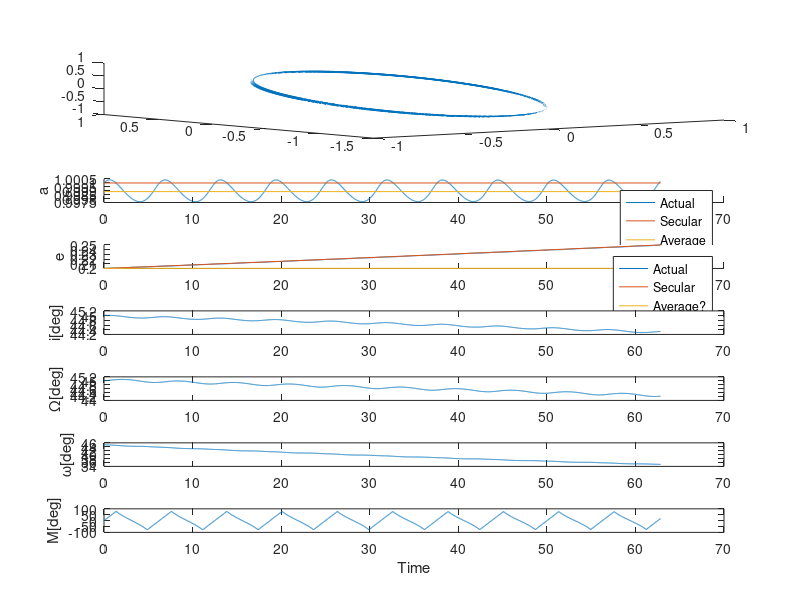

The MATLAB script that drew this image: (Note: this script raises an error after producing the figure.)
function SecularStudy

%% Simulation Parameters:
n = 10; % Simulate for Ten Periods
tspan = [0 n*2*pi];

%% ad = 0:
r0 = [.1172;.6828;.4]; v0 = [-1.0454;-.1794;.6124]; as = .001; ad = [0;0;as]; mu = 1;
x0 = [r0;v0];

[t1,x1] = ode45(@(t,x)EOM(t,x,ad,mu),tspan,x0,odeset('AbsTol',1e-12,'RelTol',1e-9));
a1 = CartesiantoOrbitalElements(x1',mu);

da = @(a,e,i,w,n,E,as) 2*sind(i)/n^2*(sqrt(1-e^2)*cosd(w)*sind(E)-sind(w)*(1-cosd(E)))*as;
de = @(a,e,i,w,n,E,as) sqrt(1-e^2)/(n^2*a)*sind(i)*(3/2*cosd(w)*E*pi/180-2*e*cosd(w)*sind(E)+1/4*cosd(w)*sind(2*E)+1/4*sind(w)*sqrt(1-e^2)*(cosd(2*E)-1))*as;
a(1) = a1(1,1);
e(1) = a1(2,1);
tae(1) = 0;
k = 1;
n = sqrt(a1(1,1)^3/mu);
for k = 1:t1(end)/(2*pi)
%     a(k+1) = a(k) + da(a1(1,1),a1(2,1),a1(3,1),a1(5,1),n,a1(6,k),as)*(t1(k+1)-t1(k));
%     e(k+1) = e(k) + de(a1(1,1),a1(2,1),a1(3,1),a1(5,1),n,a1(6,k),as)*(t1(k+1)-t1(k));
    [~,j] = min(abs(t1-n*2*pi*k));
    a(k+1) = a(k) + da(a1(1,j),a1(2,j),a1(3,j),a1(5,j),n,360,as)*n;
    e(k+1) = e(k) + de(a1(1,j),a1(2,j),a1(3,j),a1(5,j),n,360,as)*n;
    tae(k+1) = tae(k) + n*(2*pi);
    k = k + 1;
end

figure; 

subplot(8,1,[1 2]); axis equal;
plot3(x1(:,1),x1(:,2),x1(:,3));
subplot(8,1,3); hold on;
plot(t1,a1(1,:));
plot(tae,a);
plot([t1(1) t1(end)],a1(1,1)-sind(a1(3,1))*sind(a1(5,1))*(a1(2,1)+2)/n^2*as*ones(1,2));
legend('Actual','Secular','Average');
ylabel('a');
subplot(8,1,4); hold on;
plot(t1,a1(2,:));
plot(tae,e);
plot([t1(1) t1(end)],(a1(2,1)-sind(a1(3,1))*sind(a1(5,1))*(a1(2,1)^2-1)/(4*n^2*a1(1,1))*as)*ones(1,2));
legend('Actual','Secular','Average?');
ylabel('e');
subplot(8,1,5);
plot(t1,a1(3,:));
ylabel('i[deg]');
subplot(8,1,6);
plot(t1,a1(4,:));
ylabel('\Omega[deg]');
subplot(8,1,7);
plot(t1,a1(5,:));
ylabel('\omega[deg]');
subplot(8,1,8);
plot(t1,a1(6,:));
ylabel('M[deg]');
xlabel('Time');
sgtitle('2c/d');
end

%% EOM:
function xdot = EOM(t,x,ad,mu)

xdot = [x(4:6); -mu/norm(x(1:3))^3*x(1:3)+ad];
    
end

%% Orbital Elements Converter:
function a = CartesiantoOrbitalElements(x,mu)

% Calculate Norms and Vectors of r and v:
    v = x(4:6,:);
    r = x(1:3,:);
    vmag = sqrt(sum(v.^2));
    rmag = sqrt(sum(r.^2));
    
    % Vectors:
    h = cross(r,v); % Angular Momentum
    hmag = sqrt(sum(h.^2));
    n = cross([0;0;1]*ones(1,length(h)),h); % Node Vector
    nmag = sqrt(sum(n.^2));
    e = 1/mu*((vmag.^2-mu./rmag).*r-dot(r,v).*v); % Eccentricity
    %e = 1/mu*cross(v,h)-r/rmag;
    emag = sqrt(sum(e.^2));
    
    % Angles:
    i = acosd(h(3,:)./(hmag));
    Om = acosd(n(1,:)./nmag);
    Om(n(2,:)<0) = 360 - Om(n(2,:)<0);
    if nmag == 0
        om = acosd(e(1,:)./emag);
        om(emag<10^-8) = NaN;
    else
        om = acosd(dot(n,e)./(nmag.*emag));
    end
    om(e(3,:)<0) = 360 - om(e(3,:)<0);
    
    % Other:
    p = hmag.^2/mu;
    a = p./(1-emag.^2);
    f = acos(dot(e,r)./(emag.*rmag));
    f(dot(r,v)<0) = 2*pi - f(dot(r,v)<0);
    f(emag<10^-8) = NaN;
        
    M = 180/pi*(asin(sqrt(1-emag.^2).*sin(f)./(1+emag.*cos(f)))-emag.*sqrt(1-emag.^2).*sin(f)./(1+emag.*cos(f)));
    a = [a;emag;i;Om;om;M];

end